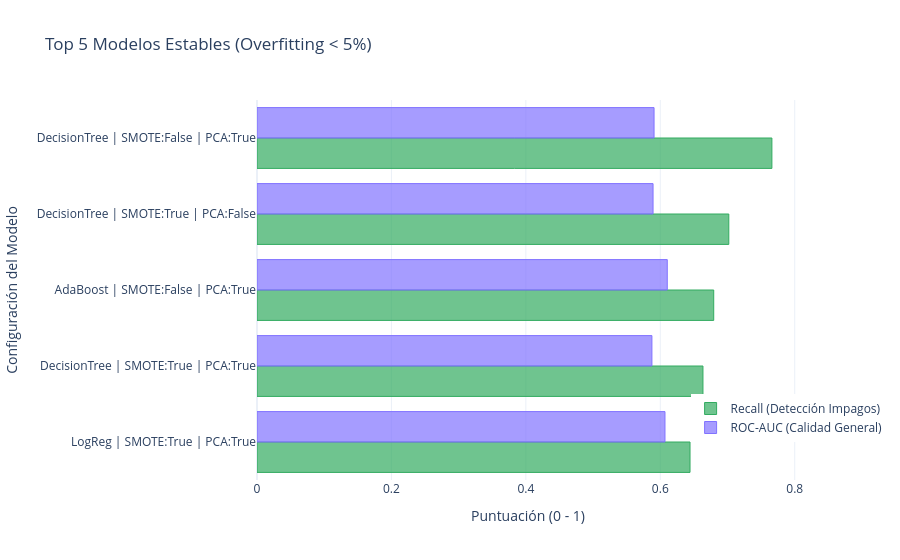

Notebook source saved alongside this figure:
### Code cell
# GRÁFICO 2: RANKING TOP 5 MODELOS ROBUSTOS
# 1. Filtramos para quitar los que tienen mucho overfitting (tramposos)
df_robustos = df_resultados[df_resultados['Overfitting_Gap_Pct'] < 5.0].copy()

# 2. Ordenamos por Recall y nos quedamos con los 10 mejores
df_top10 = df_robustos.sort_values(by="Recall_1", ascending=True).tail(5) 

fig2 = go.Figure()

# Barra del Recall (Detección de impagos)
fig2.add_trace(go.Bar(
    y=df_top10['Config'],
    x=df_top10['Recall_1'],
    name='Recall (Detección Impagos)',
    orientation='h',
    marker=dict(color='rgba(50, 171, 96, 0.7)', line=dict(color='rgba(50, 171, 96, 1.0)', width=1))
))

# Barra del ROC-AUC (Calidad matemática general)
fig2.add_trace(go.Bar(
    y=df_top10['Config'],
    x=df_top10['ROC_AUC'],
    name='ROC-AUC (Calidad General)',
    orientation='h',
    marker=dict(color='rgba(128, 114, 255, 0.7)', line=dict(color='rgba(128, 114, 255, 1.0)', width=1))
))

fig2.update_layout(
    title='Top 5 Modelos Estables (Overfitting < 5%)',
    barmode='group',
    xaxis_title='Puntuación (0 - 1)',
    yaxis_title='Configuración del Modelo',
    template="plotly_white",
    legend=dict(x=0.8, y=0.1) # Movemos la leyenda abajo a la derecha
)

fig2.show()

### Figure 1 — Plotly figure (JSON) as saved in the notebook; plotly's stock layout.template omitted (floating-point values rounded to 4 significant figures)
{"data": [{"marker": {"color": "rgba(50, 171, 96, 0.7)", "line": {"color": "rgba(50, 171, 96, 1.0)", "width": 1}}, "name": "Recall (Detección Impagos)", "orientation": "h", "type": "bar", "x": [0.6442, 0.6635, 0.6795, 0.7019, 0.766], "y": ["LogReg | SMOTE:True | PCA:True", "DecisionTree | SMOTE:True | PCA:True", "AdaBoost | SMOTE:False | PCA:True", "DecisionTree | SMOTE:True | PCA:False", "DecisionTree | SMOTE:False | PCA:True"]}, {"marker": {"color": "rgba(128, 114, 255, 0.7)", "line": {"color": "rgba(128, 114, 255, 1.0)", "width": 1}}, "name": "ROC-AUC (Calidad General)", "orientation": "h", "type": "bar", "x": [0.607, 0.5875, 0.6104, 0.5892, 0.5907], "y": ["LogReg | SMOTE:True | PCA:True", "DecisionTree | SMOTE:True | PCA:True", "AdaBoost | SMOTE:False | PCA:True", "DecisionTree | SMOTE:True | PCA:False", "DecisionTree | SMOTE:False | PCA:True"]}], "layout": {"barmode": "group", "legend": {"x": 0.8, "y": 0.1}, "title": {"text": "Top 5 Modelos Estables (Overfitting < 5%)"}, "xaxis": {"title": {"text": "Puntuación (0 - 1)"}}, "yaxis": {"title": {"text": "Configuración del Modelo"}}}}
